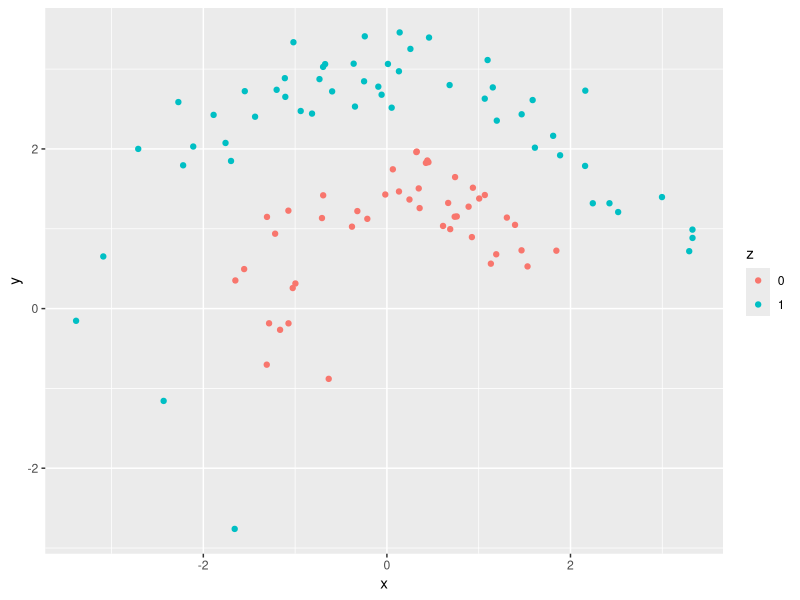
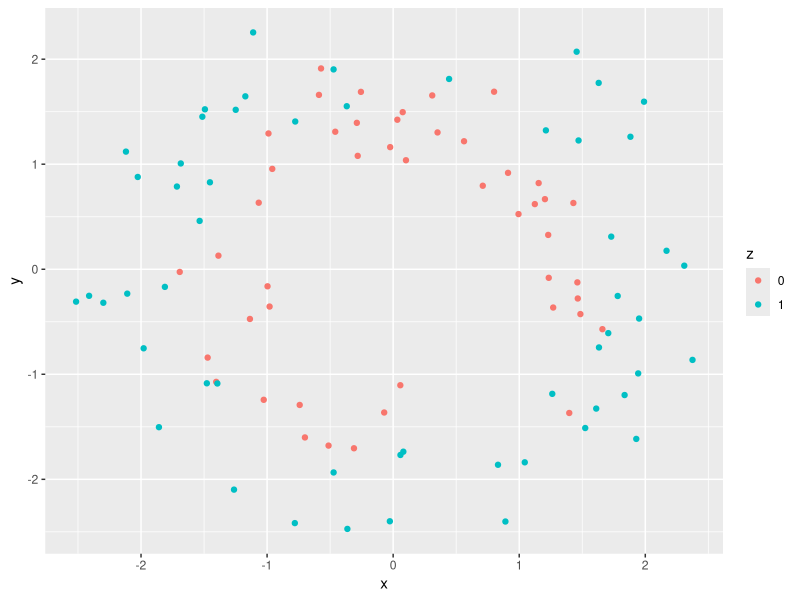
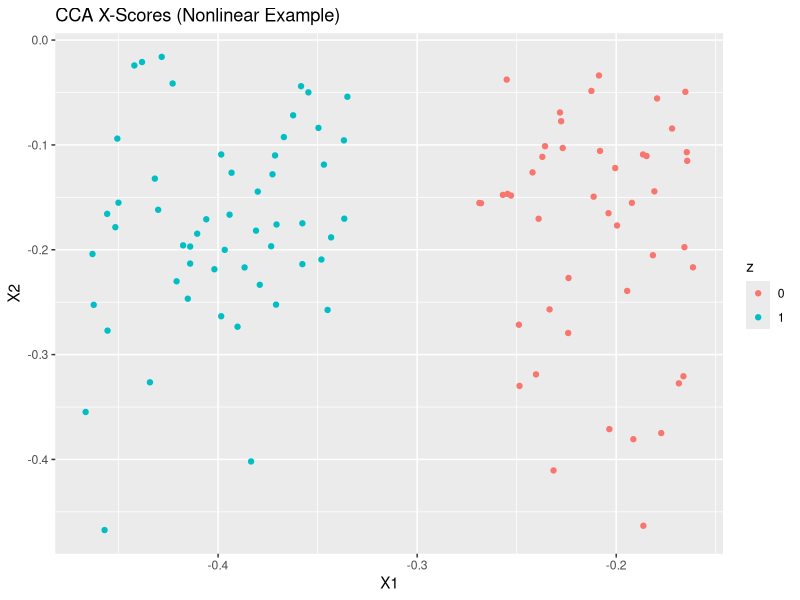
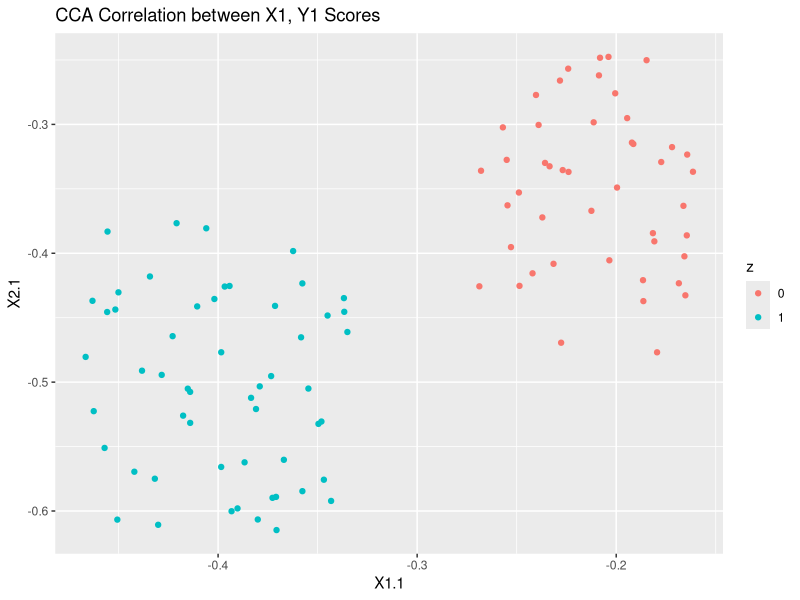

The R script that drew these images, in order: (Note: this script raises an error after producing the figures.)

################################################################################
# A nonlinear multitable example, made from two concentric circles.
################################################################################

## ---- concentric-packages ----
# List of packages for session
.packages = c("kernlab",
              "ggplot2")

# Install CRAN packages (if not already installed)
.inst <- .packages %in% installed.packages()
if(any(!.inst)) {
  install.packages(.packages[!.inst], repos='http://cran.rstudio.com/')
}

# Load packages into session 
lapply(.packages, require, character.only=TRUE)
set.seed(04032016)

cat("\014")  # Clear console

rm(list=ls()) # Delete all existing variables
graphics.off() # Close all open plots

## ---- generate-data ----
n <- 100 # number of samples
z <- as.factor(sample(0:1, n, replace = TRUE)) # class labels
X <- list() # will store combined data frames

r <- setNames(c(1, 2.5), c("0", "1")) # radii
X[[1]] <- cbind(r[z], 2 * pi * rbeta(n, 1, 4)) + matrix(runif(2 * n), n, 2)
X[[2]] <- cbind(sqrt(r[z]), 2 * pi * runif(n)) + matrix(runif(2 * n), n, 2)

## ---- raw-data-plots ----
X1_df <- data.frame(X[[1]], z)
X1_df$x <- X1_df$X1 * cos(X1_df$X2)
X1_df$y <- X1_df$X1 * sin(X1_df$X2)

X2_df <- data.frame(X[[2]], z)
X2_df$x <- X2_df$X1 * cos(X2_df$X2)
X2_df$y <- X2_df$X1 * sin(X2_df$X2)

ggplot(X1_df) +
  geom_point(aes(x = x, y = y, col = z))
ggplot(X2_df) +
  geom_point(aes(x = x, y = y, col = z))

## ---- usual-cca ----
cancor_res <- cancor(X[[1]], X[[2]])
cancor_scores <- list(X1 = X[[1]] %*% cancor_res$xcoef,
                      X2 = X[[2]] %*% cancor_res$ycoef)

## ---- cca-plots ----
ggplot(data.frame(cancor_scores[[1]], z)) +
  geom_point(aes(x = X1, y = X2, col = z)) +
  ggtitle("CCA X-Scores (Nonlinear Example)")
ggplot(data.frame(cancor_scores, z)) +
  geom_point(aes(x = X1.1, y = X2.1, col = z)) +
  ggtitle("CCA Correlation between X1, Y1 Scores")

## ---- kcca ----
kcca_res <- kcca(X[[1]], X[[2]], kpar=list(sigma=2), gamma = 0.1, ncomps = 2)
kcca_res
kcca_scores <- list(X1 = kcca_res@xcoef,
                    X2 = kcca_res@ycoef)

## ---- kcca-plots ----
ggplot(data.frame(kcca_scores[[1]], z)) +
  geom_point(aes(x = X1, y = X2, col = z)) +
  ggtitle("KCCA X-Scores (Nonlinear Example)")
ggplot(data.frame(kcca_scores)) +
  geom_point(aes(x = X1.1, y = X2.1, col = z)) +
  ggtitle("KCCA Correlation between X1, Y1 Scores")

data.frame(head(kcca_scores))

ggplot(data.frame(kcca_scores[[1]], z)) +
  geom_point(aes(x = X1, y = X2, col = z))
ggplot(data.frame(kcca_scores[[2]], z)) +
  geom_point(aes(x = X1, y = X2, col = z))
kcca_res@kcor

## ---- fukumizu-example ----
# http://www.jmlr.org/papers/volume8/fukumizu07a/fukumizu07a.pdf
z <- runif(n)
U <- cbind(z %*% t(c(1 / sqrt(2), 1 / sqrt(2))) + .1 + matrix(rnorm(2 * n, 0, .05), n, 2),
           z %*% t(c(1 / sqrt(3), sqrt(2 / 3))) + 3 + matrix(rnorm(2 * n, 0, .05), n, 2))

R <- scale(U, center = F, scale = c(1.5, 1.5, 4.1, 4.1))
R <- sqrt(-5 * log(R))
pairs(R)

## ---- cca-fukumizu ----
cancor_res <- cancor(R[, 1:2], R[, 3:4])
cancor_scores <- list(X1 = R[, 1:2] %*% cancor_res$xcoef,
                      X2 = R[, 3:4] %*% cancor_res$ycoef)

## ---- cca-fukumizu-plots ----
ggplot(data.frame(cancor_scores, z)) +
  geom_point(aes(x = X1.1, y = X1.2, col = z))
ggplot(data.frame(cancor_scores, z)) +
  geom_point(aes(x = X2.1, y = X2.2, col = z))

ggplot(data.frame(cancor_scores, z)) +
  geom_point(aes(x = X1.1, y = X2.1, col = z)) # correlation between scores

## ---- kcca-fukumizu ----
kcca_res <- kcca(as.matrix(R[, 1:2]), as.matrix(R[, 3:4]),
                 kpar = list(sigma = 1))
kcca_scores <- list(X1 = kcca_res@xcoef, X2 = kcca_res@ycoef)

## ---- kcca-fukumizu-plots ----
ggplot(data.frame(kcca_scores, z)) +
  geom_point(aes(x = X1.1, y = X1.2, col = z))
ggplot(data.frame(kcca_scores, z)) +
  geom_point(aes(x = X2.1, y = X2.2, col = z))

ggplot(data.frame(kcca_scores, z)) +
  geom_point(aes(x = X1.1, y = X2.1, col = z))
ggplot(data.frame(kcca_scores, z)) +
  geom_point(aes(x = X1.2, y = X2.2, col = z))

## ---- kcca-fukumizu2 ----
kcca_res <- kcca(as.matrix(R[, 1:2]), as.matrix(R[, 3:4]), kpar = list(sigma = .4))
kcca_scores <- list(X1 = kcca_res@xcoef, X2 = kcca_res@ycoef)

## ---- kcca-fukumizu-plots2 ----
ggplot(data.frame(kcca_scores, z)) +
  geom_point(aes(x = X1.1, y = X1.2, col = z))
ggplot(data.frame(kcca_scores, z)) +
  geom_point(aes(x = X2.1, y = X2.2, col = z))

# remember, don't expect linear correlation
ggplot(data.frame(kcca_scores, z)) +
  geom_point(aes(x = X1.1, y = X2.1, col = z))
ggplot(data.frame(kcca_scores, z)) +
  geom_point(aes(x = X1.2, y = X2.2, col = z))
